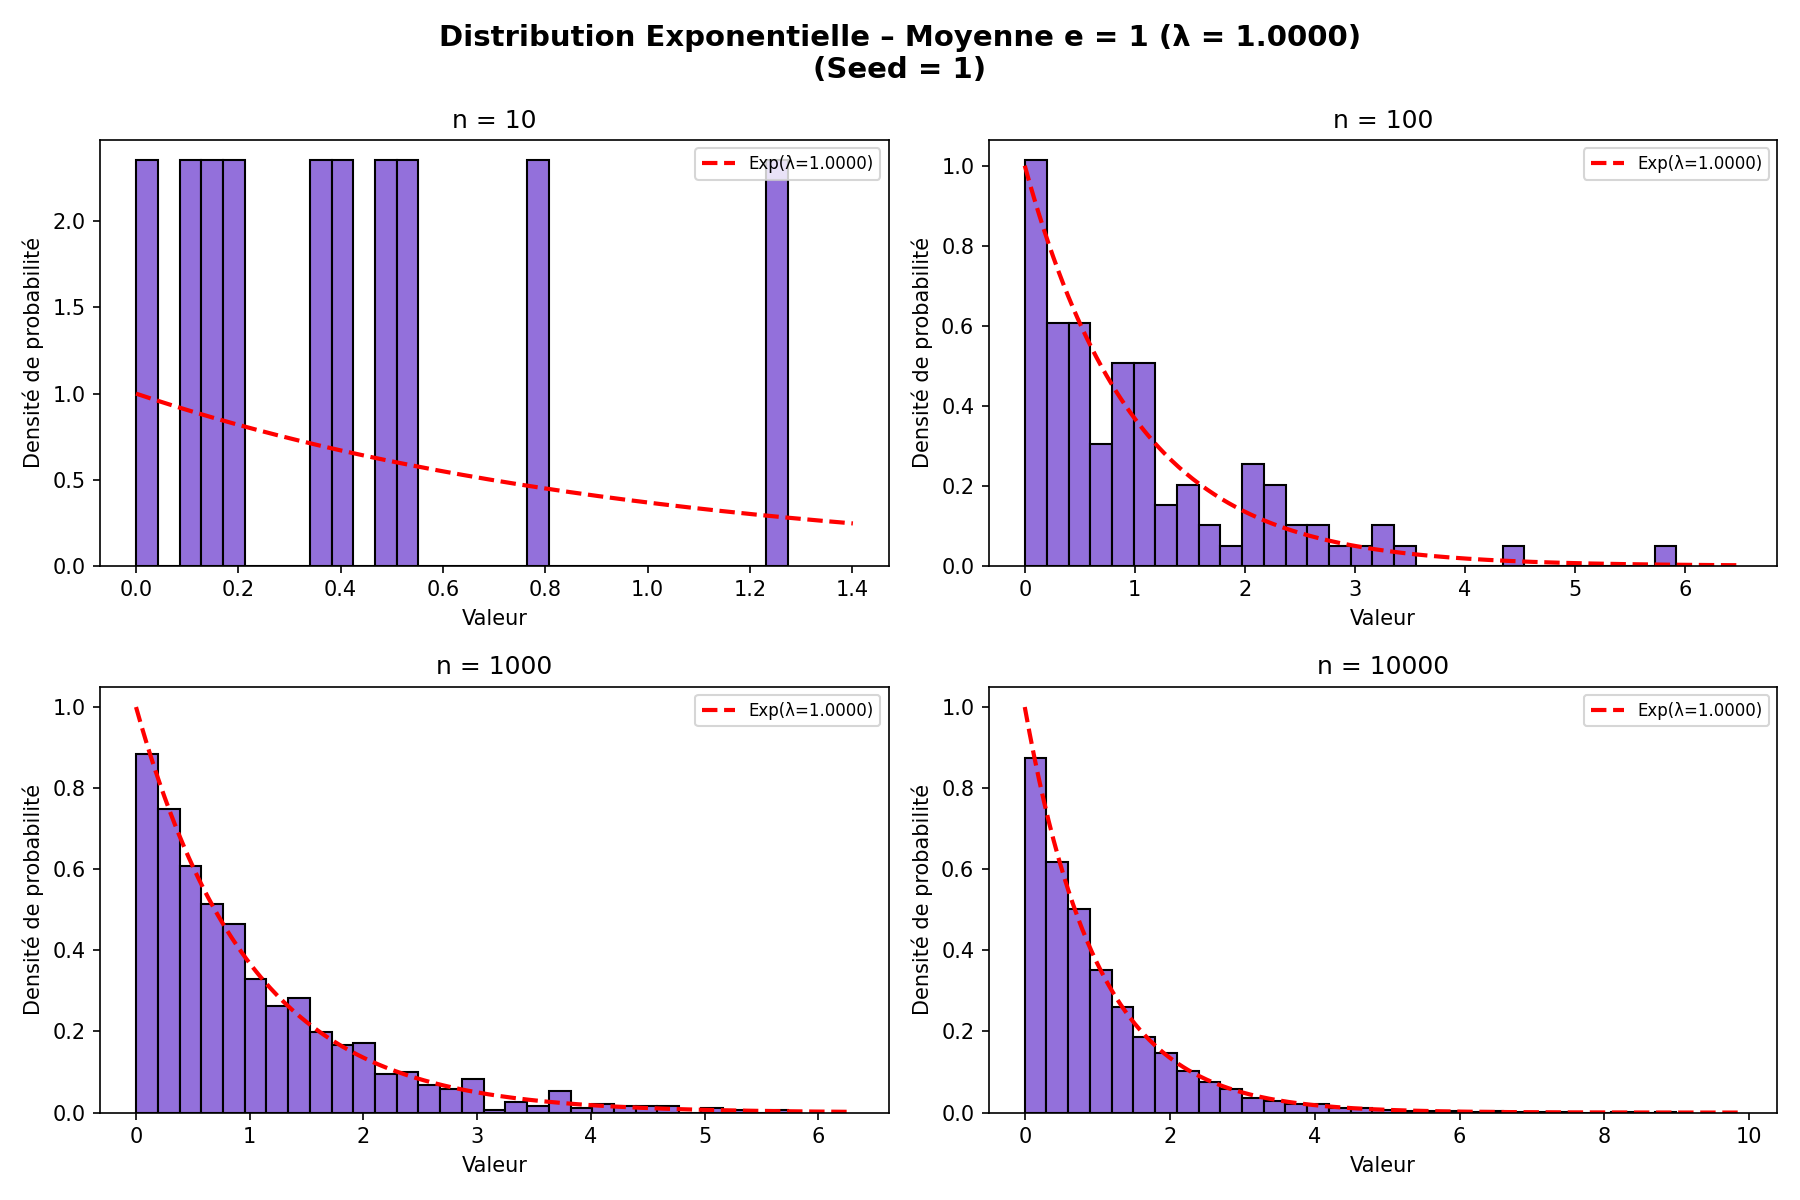

The Python source for this figure:
import numpy as np
import matplotlib.pyplot as plt
from scipy.stats import expon

# ============================================================
# PARAMÈTRES – À ADAPTER SELON TON GROUPE
# ============================================================
SEED = 1          # Remplace par ton numéro de groupe
MOYENNE = 1       # Moyenne e = 1/λ de ton groupe
# ============================================================

np.random.seed(SEED)

valeurs_n = [10, 100, 1000, 10000]

fig, axes = plt.subplots(2, 2, figsize=(12, 8))
fig.suptitle(
    f"Distribution Exponentielle – Moyenne e = {MOYENNE} (λ = {1/MOYENNE:.4f})\n(Seed = {SEED})",
    fontsize=14, fontweight='bold'
)

axes = axes.flatten()

for i, n in enumerate(valeurs_n):
    # scale = moyenne = 1/λ
    data = np.random.exponential(scale=MOYENNE, size=n)

    axes[i].hist(data, bins=30, color='mediumpurple', edgecolor='black', density=True)
    axes[i].set_title(f"n = {n}")
    axes[i].set_xlabel("Valeur")
    axes[i].set_ylabel("Densité de probabilité")

    # Courbe théorique
    x = np.linspace(0, data.max() * 1.1, 300)
    axes[i].plot(
        x,
        expon.pdf(x, scale=MOYENNE),
        'r--', linewidth=2, label=f"Exp(λ={1/MOYENNE:.4f})"
    )
    axes[i].legend(fontsize=8)

    print(f"\n--- n = {n} ---")
    print(data)

plt.tight_layout()
plt.savefig("exponentielle.png", dpi=150)
plt.show()
print("\nFigure sauvegardée : exponentielle.png")
